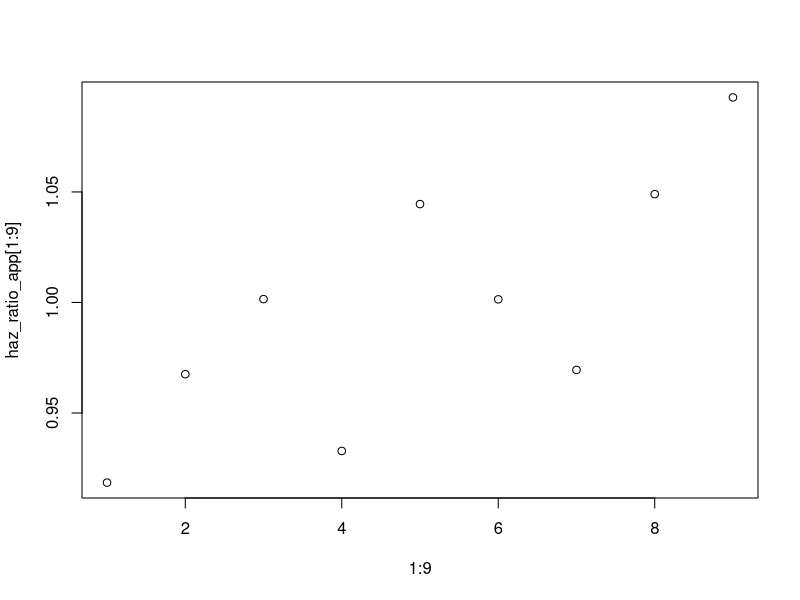
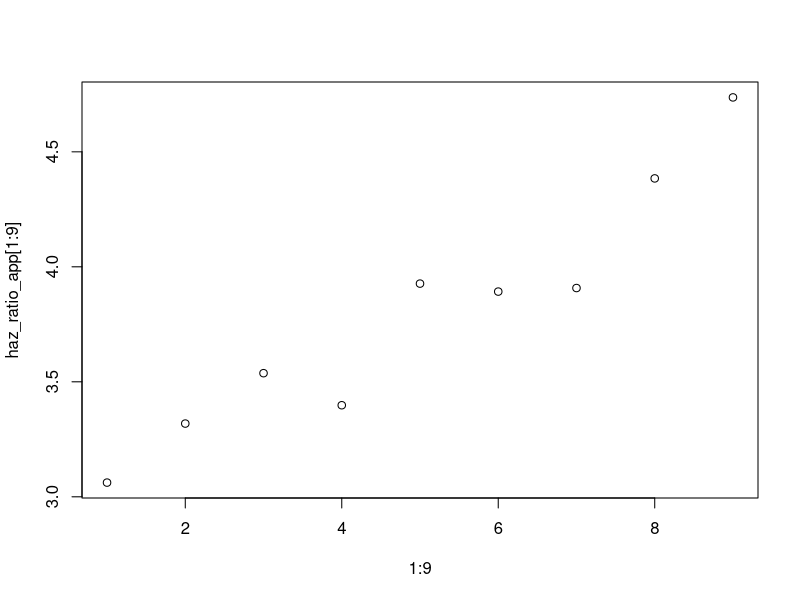

Recreate these plots in R, in order. (Note: this script raises an error after producing the figures.)
# Demonstrate how unrepresentative sample can affect apparent hazard ratio
# Lifetime randomly generated using exponential distribution, so Markovian

library(survival)

N <- 10^5

set.seed(1234)

time_steps <- 9
x <- 1:time_steps

times_a <- rexp(N, 0.02)
times_b <- rexp(N, 0.01)

# utility function to produce all possible n-ary Cartesian product terms
list_combs <- function(levels) {
	combs <- matrix(0, prod(levels), length(levels))
	#level_mat <- matrix(levels, prod(levels), levels, byrow = T)
	inds <- 0:(prod(levels) - 1)
	
	for (i in length(levels):1) {
		if (i == length(levels)) {
			combs[, i] <- inds %% levels[i]
		} else {
			combs[, i] <- floor(inds / prod(levels[length(levels):(i+1)])) %% levels[i]
		}
	}
	return(combs + 1)
}

list_combs(c(2,3,5))

#returns number of observations between cutoffs
bin_counts <- function(times, cutoffs) {
	N <- length(times)
	cutoffs <- sort(cutoffs) # make sure the cutoffs are ordered
	numBins <- length(cutoffs) + 1
	bins <- rep(0, numBins)
	bins[1] <- sum(times <= cutoffs[1])
	# print(bins)
	for (i in 2:(numBins - 1)) {
		bins[i] = sum((times > cutoffs[i - 1]) & (times <= cutoffs[i]))
	}
	bins[numBins] <- sum(times > cutoffs[length(cutoffs)])
	bin_names <- c(cutoffs, paste(">", as.character(cutoffs[length(cutoffs)]), sep = ""))
	names(bins) <- bin_names
	return(bins)
}

deaths_a <- bin_counts(times_a, x)
deaths_a

deaths_b <- bin_counts(times_b, x)
deaths_b

wrexp_rp <- function(n, rate, cutoff, prop) { #weighted sampling from exponential distribution, random proportion
	if (missing(n)) {
		n <- 1
	}
	if (prop <= 0) {
		print("wrexp_rp: prop argument needs to be positive")
		return(NULL)
	}
	p <- runif(n)
	p_cutoff <- pexp(cutoff, rate)
	p_exp <- ((p <= prop) * (p / prop) * p_cutoff) + (p > prop) * (p_cutoff + ((p - prop) / (1 - prop)) * (1 - p_cutoff))
	return(qexp(p_exp, rate))
}

wrexp_cs <- function(n, rate, cutoff1, cutoff2) { #sampling from exponential distribution, conditional on section
	if (missing(n)) {
		n <- 1
	}
	tol <- 10^-10
	if (cutoff2 - cutoff1 == 0) {
		print("wrexp_cs: cutoffs can't be identical")
		return(NULL)
	} else if (abs(cutoff2 - cutoff1) < tol) {
		warning("cutoffs closer than tolerance")
	}
	if (cutoff2 < cutoff1) {
		lims <- c(cutoff2, cutoff1)
	} else {
		lims <- c(cutoff1, cutoff2)
	}
	
	p <- runif(n)
	plims <- pexp(lims, rate)
	p_exp <- plims[1] + p * (plims[2] - plims[1])
	return(qexp(p_exp, rate))
}
	
	

haz_calc <- function(N, deaths, losses) {
	num_bins <- length(deaths)
	if (missing(losses)) {
		losses <- rep(0, num_bins)
	}
	N_eff <- N
	haz <- rep(0, num_bins)
	for (i in 1:num_bins) {
		N_eff <- N_eff - losses[i]
		haz[i] <- deaths[i] / N_eff
		N_eff <- N_eff - deaths[i]
	}
	return(haz)
}

times_to_obs <- function(lifetimes, cutoff) {
	time <- lifetimes * (lifetimes <= cutoff) + cutoff * (lifetimes > cutoff) #use lifetime if not greater than cutoff, cutoff time (when they are censored) otherwise
	infected <- lifetimes <= cutoff #status TRUE (1) for event if it happens before cutoff, status FALSE (0) if it happens after cutoff
	res <- data.frame(time, infected)
	attr(res, "coxable") <- TRUE
	attr(res, "cutoff") <- cutoff
	return(res)
}

draw_sample <- function(coxable, times, samp_sizes) {
	num_samples <- length(times)
	total_records <- nrow(coxable)
	
	#check for obvious issues in input
	if (num_samples != length(samp_sizes)) {
		print("draw_sample: times and samp_sizes of different lengths were provided")
		return(NULL)
	}
	if (attr(coxable, "coxable") != TRUE) {
		warning("coxable argument for draw_sample may not be in the right format")
	}
	if (sum(sample_sizes) > total_records) {
		print("draw_sample: coxable doesn't have enough records to draw the specified samples from")
		return(NULL)
	}
	
	#make sure times are sorted; samp_sizes will take same ordering as times
	indx <- order(samp_sizes)
	samp_sizes <- samp_sizes[indx]
	names(samp_sizes) <- 1:num_samples
	times <- times[indx]
	names(times) <- 1:num_samples
	
	if (!is.null(attr(coxable, "cutoff")) && attr(coxable, "cutoff") < times[num_samples]) {
		warning("some of times may exceed original followup time")
	}
	
	infected <- rep(NA, num_samples * 2) #logical vector for infection status
	counts <- rep(NA, num_samples * 2) #count of individuals in this group
	remaining <- 1:num_samples
	time <- rep(times, each = 2)
	
	for (i in 1:num_samples) {
		#check that the sample can be drawn
		if (sample_sizes[i] > length(remaining)) {
			print(paste("draw_sample: sample of size ", sample_sizes[i], " required at time ", i, ", but only ", length(remaining), " records remain", sep = ""))
			return(NULL)
		}
		
		#take sample and count infected/censored
		samp <- sample(remaining, sample_sizes[i], replace = F)
		num_infected <- sum(coxable$time[samp] <= times[i] & coxable$infected[samp])
		num_censored <- sum(coxable$time[samp] > times[i] | !coxable$infected[samp])
		
		#fill respective vector entries with data
		index1 <- i * 2 - 1
		index2 <- index1 + 1
		infected[index1] <- TRUE
		infected[index2] <- FALSE
		counts[index1] <- num_infected
		counts[index2] <- num_censored
		
		allInfected <- which(coxable$time <= times[i])
		#update list of remaining entries
		remaining <- remaining[!(remaining %in% union(samp, allInfected))]
	}
	res <- data.frame(time, infected, counts)
	attr(res, "redrawn") <- TRUE
	attr(res, "coxable") <- TRUE
	attr(res, "counts") <- TRUE
	if (!is.null(attr(coxable, "cutoff"))) {
		attr(res, "cutoff") <- min(c(attr(coxable, "cutoff"), max(times))) #new cutoff is time of last observation or cutoff of the original, whichever is earlier
	}
	return(res)
}
	
haz_a <- haz_calc(N, deaths_a)
haz_a

haz_b <- haz_calc(N, deaths_b)
haz_b

haz_ratio <- haz_b / haz_a
haz_ratio

#using coxph:



# Fix positivity rate
tested_a <- ceiling(sum(deaths_a[1:(length(deaths_a) - 1)]) * 3)
tested_b <- ceiling(sum(deaths_b[1:(length(deaths_b) - 1)]) * 3)

haz_a_app <- haz_calc(tested_a, deaths_a)
haz_b_app <- haz_calc(tested_b, deaths_b)
haz_ratio_app <- haz_b_app / haz_a_app

haz_a_app
haz_b_app
haz_ratio_app

plot(1:9, haz_ratio_app[1:9])

# Uneven positivity rate
tested_a <- ceiling(sum(deaths_a[1:(length(deaths_a) - 1)]) * 10)
tested_b <- ceiling(sum(deaths_b[1:(length(deaths_b) - 1)]) * 3)

haz_a_app <- haz_calc(tested_a, deaths_a)
haz_b_app <- haz_calc(tested_b, deaths_b)
haz_ratio_app <- haz_b_app / haz_a_app

haz_a_app
haz_b_app
haz_ratio_app

plot(1:9, haz_ratio_app[1:9])


## Take a set of rates and generate dataset
gen_data <- function(rates, N, groups) {
	if (missing(rates)|missing(N)) {
		print("gen_data: rates and N are required arguments")
		return(NULL)
	} else if (length(N) > 1 & length(N) != length(rates)) {
		print("gen_data: either provide one N (identical sample sizes) or one N for each rate")
		return(NULL)
	} else if (length(groups) > 1 & length(groups) != length(rates)) {
		print("gen_data: either provide one group name or one group name for each rate")
		return(NULL)
	}
	if (missing(groups)) {
		groups = "group"
	}
	if (length(rates) > 1) {
		if (length(N) == 1) {
			N <- rep(N, length(rates))
		}
		if (length(groups) == 1) {
			group_name_template <- groups
			for (i in 1:length(rates)) {
				groups[i] <- paste(group_name_template, i, sep = "")
			}
		}
	}
	
	res <- data.frame(times = numeric(0), group = character(0))
	for (i in 1:length(rates)) {
		observations <- data.frame(time = rexp(N[i], rates[i]), group = rep(groups[i], N[i]))
		res <- rbind(res, observations)
	}
	attr(res, "surv_time") <- TRUE
	return(res)
}

set_status <- function(surv_times, cutoff, status_name = "infected") {
	if(!is.data.frame(surv_times)) {
		data.frame(time = surv_times)
	}

	if (missing(cutoff)) {
		surv_times[[status_name]] <- rep(T, nrow(surv_times))
	} else {
		surv_times[[status_name]] <- surv_times$time <= cutoff
		attr(surv_times, "cutoff") <- cutoff
	}
	attr(surv_times, "coxable") <- TRUE
	return(surv_times)
}

gd <- gen_data(c(0.1, 0.5, 0.01), 10^3, c("group1", "group2", "group3"))
gd <- set_status(gd, status_name = "status")

coxph(Surv(time, status) ~ group, data = gd) #hazard ratios of 5 and 0.1, as expected

gd2 <- set_status(gd, 2, status_name = "status") #censoring data after cutoff
coxph(Surv(time, status) ~ group, data = gd2) #same result, as expected

gd2$is_group2 <- gd2$group == "group2"
gd2$is_group3 <- gd2$group == "group3"
coxph(Surv(time, status) ~ is_group2 + is_group3, data = gd2)

trans <- function (x, t, ...) {
	return(x*t)
}

coxph(Surv(time, status) ~ group + tt(is_group2) + tt(is_group3), data = gd2, tt = trans)


cuts <- seq(0.5, 20, by = 0.2)

check_match <- function(df, conditions) {
	num_rows <- nrow(df)
	#res <- rep(0, num_rows)
	cond_names <- names(conditions)
	checks <- matrix(0, num_rows, length(conditions))
	for (i in 1:length(conditions)) {
		checks[, i] <- df[[cond_names[i]]] == conditions[[i]]
	}
	return(as.logical(apply(checks, 1, prod)))
}

make_counts <- function(rawdata, cuts, factors, status_name = "status", time_name = "time") {
	template <- rawdata[F,] #dataframe with appropriate columns and 0 rows
	template$counts <- numeric(0)
	
	if (missing(factors)) {
		factors <- character(0)
		for (nm in names(rawdata)) {
			if (nm != status_name & nm != time_name) {
				factors <- c(factors, nm) #inefficient, but if there are too many factors we have bigger problems to worry about
			}
		}
	}
	factor_levels <- rep(1, length(factors))
	factor_values <- list()
	for (i in 1:length(factors)) {
		factor_values[[i]] <- unique(rawdata[[factors[i]]])
		#print(factor_values)
		factor_levels[i] <- length(factor_values[[i]])
	}
	
	comb_mat <- list_combs(factor_levels)
	#print(comb_mat)
	curr_facs <- list()
	#selections <- list()
	for (i in 1:nrow(comb_mat)) {
		for (j in 1:length(factors)) {
			curr_facs[[factors[j]]] <- factor_values[[j]][comb_mat[i, j]]
		}
		#return(curr_facs)
		raw_selection <- check_match(rawdata, curr_facs)
		#selections[[i]] <- raw_selection
		#print(head(raw_selection))
		if (sum(raw_selection) > 0) { #at least 1 row that matches criteria
			temp_data <- bin_counts(rawdata[[time_name]][raw_selection], cuts)
			tm_point <- names(temp_data)
			for (tm in tm_point) {
				if(temp_data[[tm]] > 0) {
					rw <- curr_facs
					rw$counts <- temp_data[[tm]]
					if(is.na(suppressWarnings(as.numeric(tm)))) {
						rw[[time_name]] <- max(cuts)
						rw[[status_name]] <- FALSE
					} else {
						rw[[time_name]] <- as.numeric(tm)
						rw[[status_name]] <- TRUE
					}
					#print(template)
					#print(rw)
					template <- rbind(template, rw)
				}
			}
		}
	}
	return(template)
}


gd_discr <- make_counts(gd)
coxph(Surv(time, status) ~ group, data = gd_discr, weight = counts)


gen_data2 <- function(rates, N, groups, distr, prop, cutoff1, cutoff2) {
	if (missing(rates)||missing(N)) {
		print("gen_data: rates and N are required arguments")
		return(NULL)
	} else if (length(N) > 1 && length(N) != length(rates)) {
		print("gen_data: either provide one N (identical sample sizes) or one N for each rate")
		return(NULL)
	} else if (length(groups) > 1 && length(groups) != length(rates)) {
		print("gen_data: either provide one group name or one group name for each rate")
		return(NULL)
	}
	if (missing(groups)) {
		groups = "group"
	}
	if (missing(distr)) {
		distr = "exp"
	}
	
	print(distr)
	print("check")
	if (length(rates) > 1) {
		if (length(N) == 1) {
			N <- rep(N, length(rates))
		}
		if (length(groups) == 1) {
			group_name_template <- groups
			for (i in 1:length(rates)) {
				groups[i] <- paste(group_name_template, i, sep = "")
			}
		}
		print(missing(prop))
		if (!missing(prop) && length(prop) == 1) {
			prop <- rep(prop, length(rates))
		}
		
		if (!missing(cutoff1) && length(cutoff1) == 1) {
			cutoff1 <- rep(cutoff1, length(rates))
		}
		if (!missing(cutoff2)) {
			if (length(cutoff2) == 1) {
				cutoff2 <- rep(cutoff2, length(rates))
			}
			if (sum(cutoff2 <= cutoff1) > 1) {
				print("gen_data2: cutoff2 needs to be greater than cutoff1")
				return(NULL)
			}
		}
	}
	print("check1")
	if (distr == "exp") {
		rdistr <- rexp
	} else if (distr == "wrexp_rp") {
		if (missing(prop) || missing(cutoff1)) {
			print("gen_data2: wrexp_rp distribution requires prop and cutoff1 arguments")
			return(NULL)
		} else {
			rdistr <- wrexp_rp
		}
	} else if (distr == "wrexp_cs") {
		if (missing(cutoff1) || missing(cutoff2)) {
			print("gen_data2: wrexp_cs distribution requires cutoff1 and cutoff2 arguments")
		} else {
			rdistr <- wrexp_cs
		}
	} else {
		print(paste("gen_data2: ", distr, " is not a recognized distribution"))
		return(NULL)
	}
	
	res <- data.frame(times = numeric(0), group = character(0))
	for (i in 1:length(rates)) {
		if (distr == "exp") {
			arg_list <- list(n = N[i], rate = rates[i])
		} else if (distr == "wrexp_rp") {
			arg_list <- list(n = N[i], rate = rates[i], cutoff = cutoff1[i], prop = prop[i])
		} else if (distr == "wrexp_cs") {
			arg_list <- list(n = N[i], rate = rates[i], cutoff1 = cutoff1[i], cutoff2 = cutoff2[i])
		}
		times <- do.call(rdistr, arg_list)
		observations <- data.frame(time = times, group = rep(groups[i], N[i]))
		res <- rbind(res, observations)
	}
	attr(res, "surv_time") <- TRUE
	return(res)
}

#tests
df <- gen_data2(c(0.1, 0.5), 1000, c("group1", "group2"))
coxph(Surv(time, rep(1, nrow(df))) ~ group, data = df)

df <- gen_data2(c(0.1, 0.5), 1000, c("group1", "group2"), "wrexp_rp", c(pexp(0.1, 10), pexp(0.5, 10)), 10) #expect HR of ~5
coxph(Surv(time, rep(1, nrow(df))) ~ group, data = df)

df <- gen_data2(c(0.1, 0.5), 1000, c("group1", "group2"), "wrexp_rp", c(0.1, 0.1), 10)
coxph(Surv(time, rep(1, nrow(df))) ~ group, data = df)

df <- gen_data2(c(0.1, 0.5), 1000, c("group1", "group2"), "wrexp_cs", cutoff1 = 0, cutoff2 = 1000) #expect HR of ~5
coxph(Surv(time, rep(1, nrow(df))) ~ group, data = df)

df <- gen_data2(c(0.1, 0.5), 1000, c("group1", "group2"), "wrexp_cs", cutoff1 = 1, cutoff2 = 5)
coxph(Surv(time, rep(1, nrow(df))) ~ group, data = df)
#




